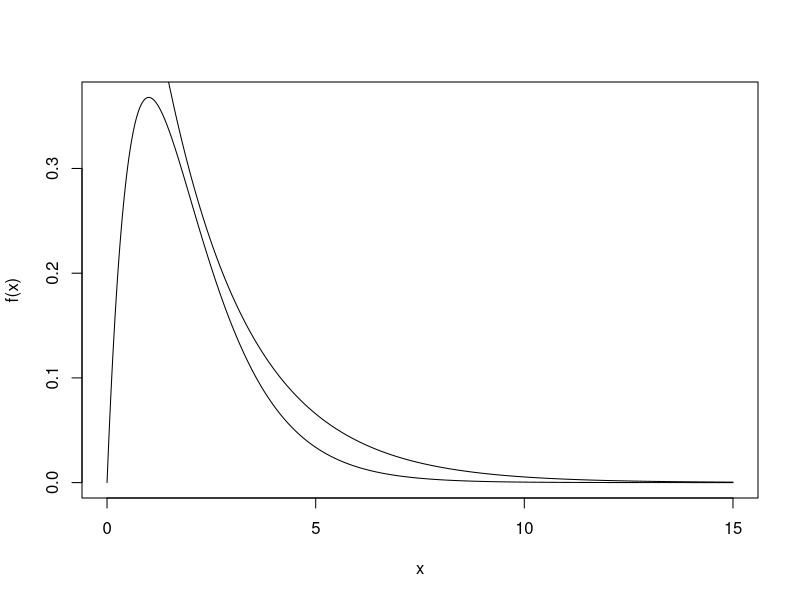
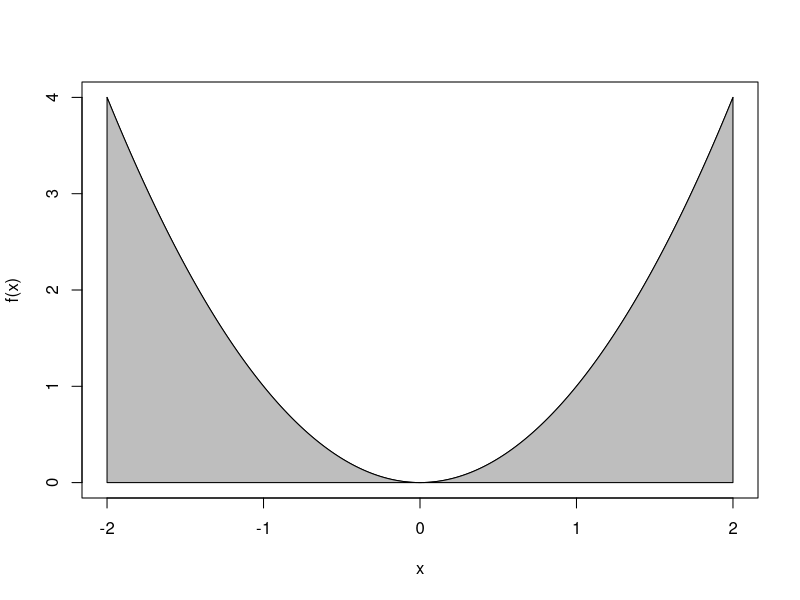
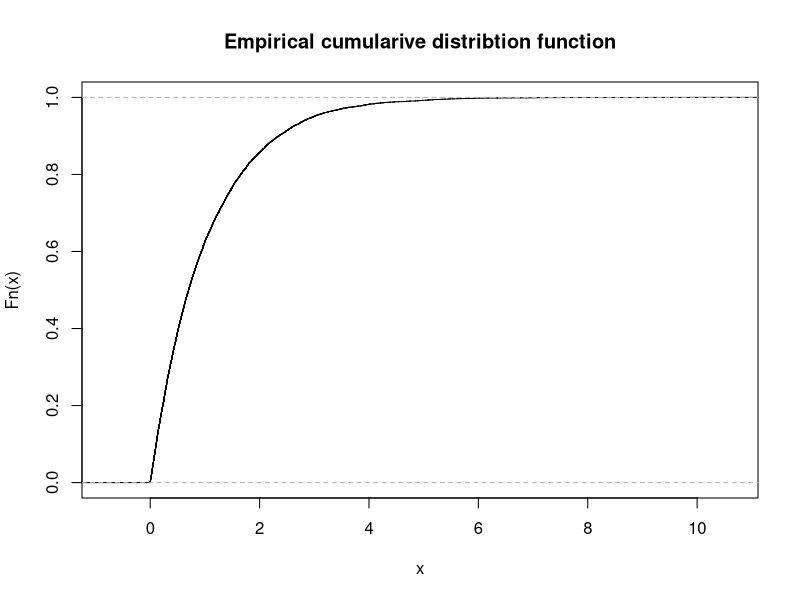
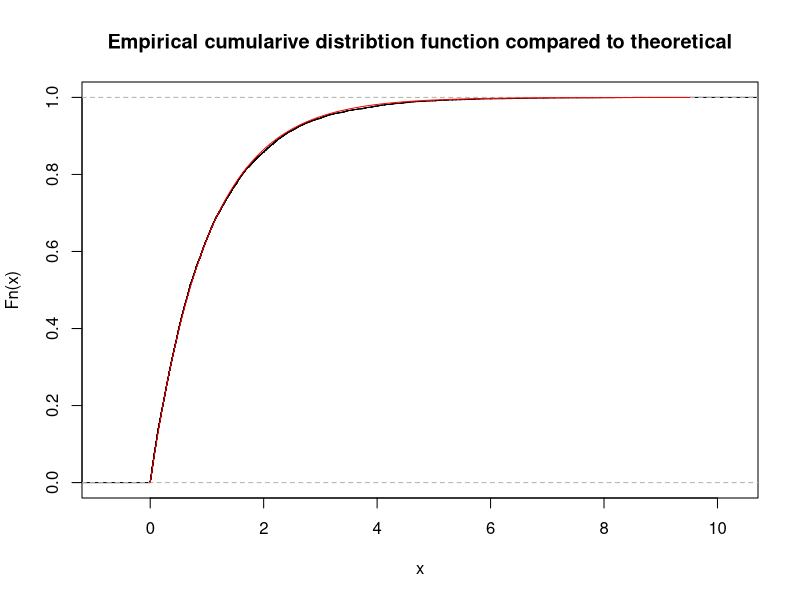
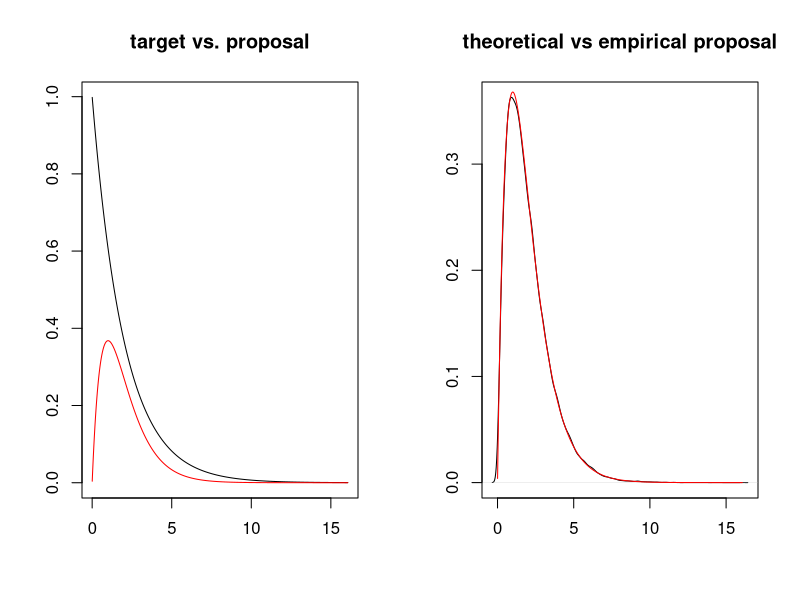

The R script that drew these images, in order:
## ---- chunk 1
int <- function(f, a, b, n = 100000){
  U <- runif(n)
  U_ab <- a + (b-a)*U
  sim <- f(U_ab)
  estimate <- (b-a)*sim
  value <- mean(estimate)
  halfwidth <- sd(estimate)/sqrt(n)*qnorm(0.975)
  confidence_interval <- c(value - halfwidth, value + halfwidth)
  structure(list("integrand" =f, "lower bound" = a, "upper bound" = b, "Value of integral" = value,
"asymptotic 95% confidence interval" = confidence_interval, "number of simulations" = n),
class = c("MC_integral", "simulation"))
  
} 

#example
f <- function(x){x^2}

MCint <- int(f, -2, 2)

#simulated value
MCint$'Value of integral'

#theoretical value
2*2^3/3
## ---- chunk 2
inv_sample <- function(Finv, N = 1, F_distribution = NA){
  U <- runif(N)
  structure(list(samples=Finv(U), "number of simulations"=N, "distribution function" = F_distribution),
class = c("invsample", "simulation"))
}
## ---- chunk 3
Finv <- function(x){-log(1-x)}
F_dist <- function(x){1-exp(-x)}

inv_samples <- inv_sample(Finv, N = 10000)
inv_samples_withF <- inv_sample(Finv, N = 10000, F_distribution = F_dist)
inv_5samples <- inv_sample(Finv, N = 5)
## ---- chunk 4
ARsim <- function(f, rate = 1, C, N, exponential = TRUE, propdensity = NA, inveresepropdensity = NA){
  if(exponential == TRUE){
    expdensity <- function(x){exp(-rate*x)}
    sum <- 0
    Y <- rep(0,N)
    while(sum < N){
        X <- rexp(1,rate = rate)
        U <- runif(1)
        if(f(X)/(C*expdensity(X))>U){
          sum <- sum + 1
          Y[sum] <- X
        }
    }
    structure(list(samples = Y, "number of simulations" = N, "proposal density" = expdensity, 
"target density" = f),class = c("AR", "simulation"))
  } else{
    sum <- 0
    Y <- rep(0,N)
    while(sum < N){
        U_X <- runif(1)
        X <- inveresepropdensity(U_X)
        U <- runif(1)
        if(f(X)/(C*propdensity(X))>U){
          sum <- sum + 1
          Y[sum] <- X
        }
    }
    structure(list(samples = Y, "number of simulations" = N, "proposal density" = propdensity,
"target density" = f),class = c("AR", "simulation"))
  }
  
}
## ---- chunk 5
C <- 1.6
lambda <- 0.5
x <- seq(0,15,0.01)
f <- function(x) {x*exp(-x)}
plot(x, f(x), type = "l")
lines(x, C*lambda*exp(-0.5*x))
## ---- chunk 6
ARsimulation <- ARsim(f, lambda, C, 100000)
## ---- chunk 7
plot.MC_integral <- function(MC){
  x <- seq(MC$'lower bound',MC$'upper bound', 0.01)
  y <- MC$'integrand'(x)
  plot(x,y, type = "l", xlab = "x", ylab = "f(x)")
  polygon(x = c(x,MC$'upper bound', MC$'lower bound'),
        y = c(y,0,0),
        col = "grey")
}

plot(MCint)
## ---- chunk 8
plot.invsample <- function(inv_sample){
  if(inv_sample$"number of simulations" < 10){
        warning("number of simulations is to small")
     } else{
  if(is.function(inv_sample$"distribution function")) {
    y <- inv_sample$samples
    plot(ecdf(y), main = "Empirical cumularive distribtion function compared to theoretical")
    x <- seq(min(y), max(y), 0.01)
    lines(x, inv_sample$"distribution function"(x), col = "red")
  } else {
    y <- inv_sample$samples
    plot(ecdf(y), main = "Empirical cumularive distribtion function")
  }
 }
}

plot(inv_samples)
plot(inv_samples_withF)
plot(inv_5samples)
## ---- chunk 9
plot.AR <- function(ARsample){
  par(mfrow = c(1,2))
  x <- seq(min(ARsample$samples),max(ARsample$samples),0.01)
  plot(x, ARsample$"proposal density"(x), type = "l", main = "target vs. proposal", 
xlab = "", ylab = "")
  lines(x, ARsample$"target density"(x), col = "red")
  plot(density(ARsample$samples), main = "theoretical vs empirical proposal", xlab = "", ylab = "")
  lines(x, ARsample$"target density"(x), col = "red")
}

plot(ARsimulation)
